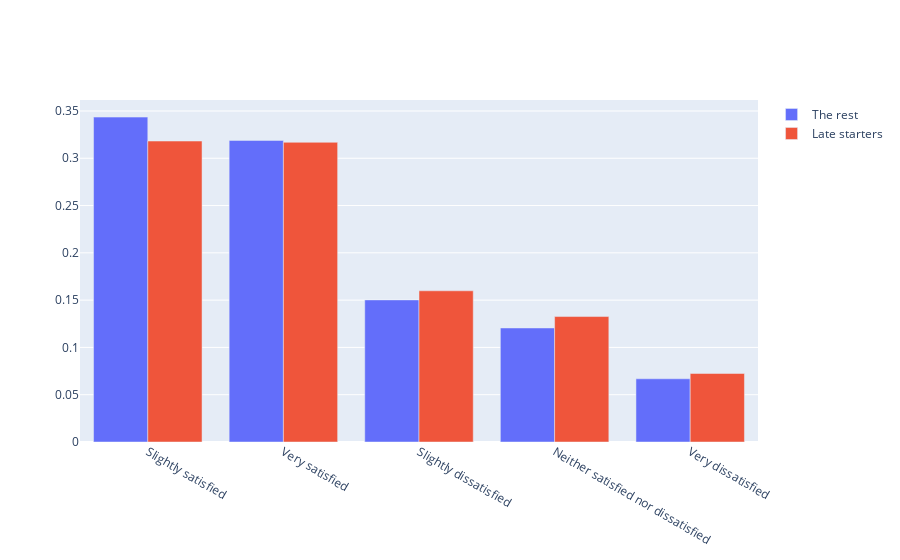

The cell this chart's notebook holds for it:
### Code cell
fig = go.Figure(data=[
    go.Bar(name='The rest', x=df_rest['JobSat'].value_counts(normalize=True).index.tolist(), y=df_rest['JobSat'].value_counts(normalize=True)),
    go.Bar(name='Late starters', x=df_ls['JobSat'].value_counts(normalize=True).index.tolist(), y=df_ls['JobSat'].value_counts(normalize=True))
])
# Change the bar mode
fig.update_layout(barmode='group')
fig.show()

### Figure 1 — Plotly figure (JSON) as saved in the notebook; plotly's stock layout.template omitted (floating-point values rounded to 4 significant figures)
{"data": [{"name": "The rest", "type": "bar", "x": ["Slightly satisfied", "Very satisfied", "Slightly dissatisfied", "Neither satisfied nor dissatisfied", "Very dissatisfied"], "y": [0.3435, 0.3189, 0.1502, 0.1206, 0.06683]}, {"name": "Late starters", "type": "bar", "x": ["Slightly satisfied", "Very satisfied", "Slightly dissatisfied", "Neither satisfied nor dissatisfied", "Very dissatisfied"], "y": [0.3182, 0.3169, 0.1599, 0.1326, 0.07245]}], "layout": {"barmode": "group"}}
